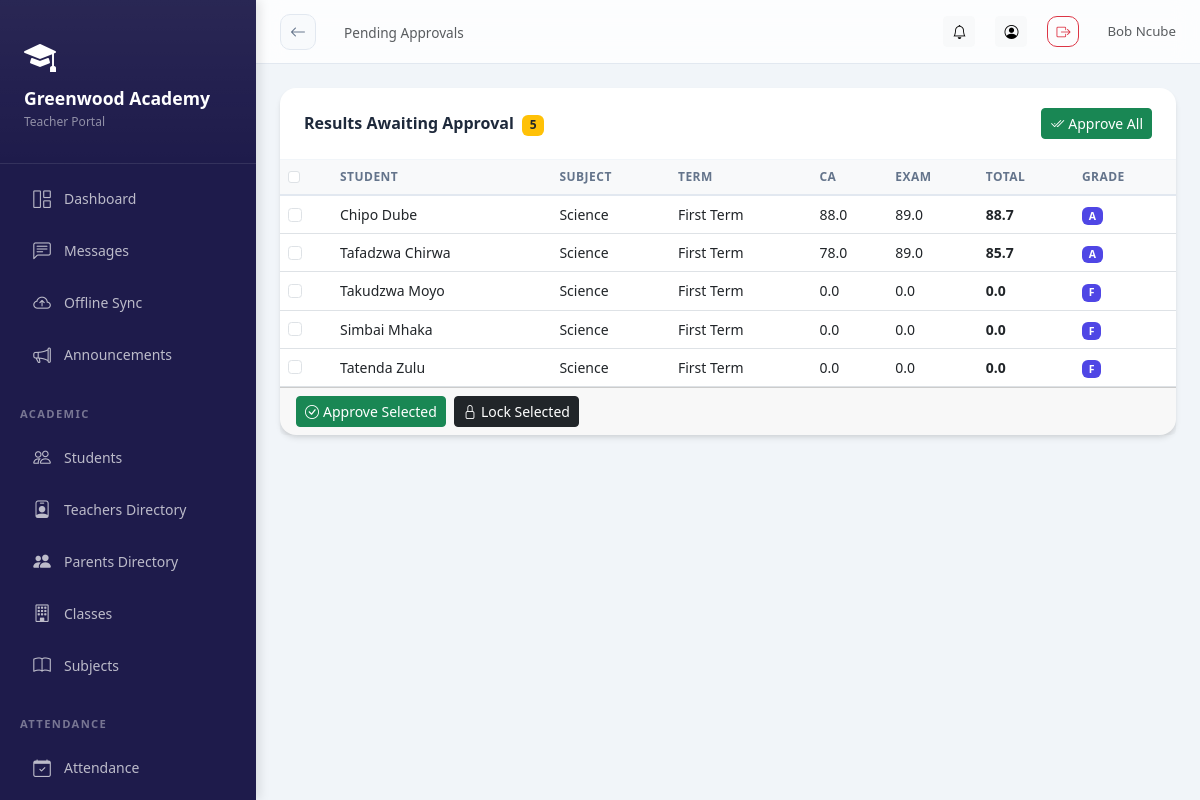
Screenshot of /results/pending-approvals/ (signed in) with the database file from the repository.
### schools/models.py (models this page shows, shortened)
class School(models.Model):
    STATUS_CHOICES = [
        ('pending', 'Pending Approval'),
        ('active', 'Active'),
        ('suspended', 'Suspended'),
        ('rejected', 'Rejected'),
    ]
    name = models.CharField(max_length=200)
    subdomain = models.CharField(max_length=50, unique=True, db_index=True)
    email = models.EmailField()
    phone = models.CharField(max_length=20, blank=True)
    address = models.TextField(blank=True)
    logo = models.ImageField(upload_to='school_logos/', blank=True, null=True)
    theme_color = models.CharField(max_length=7, default='#4F46E5', help_text='Hex color code')
    motto = models.CharField(max_length=200, blank=True)
    status = models.CharField(max_length=20, choices=STATUS_CHOICES, default='pending')
    is_demo = models.BooleanField(default=False)
    created_at = models.DateTimeField(auto_now_add=True)
    updated_at = models.DateTimeField(auto_now=True)
    is_deleted = models.BooleanField(default=False)
    parent_registration_enabled = models.BooleanField(default=True)
    registration_token = models.CharField(max_length=100, unique=True, blank=True, null=True)
    subscription_active = models.BooleanField(default=False)
    subscription_expires = models.DateTimeField(null=True, blank=True)
    class Meta:
        ordering = ['-created_at']

class SchoolUser(SyncBaseModel):
    ROLE_CHOICES = [
        ('headmaster', 'Headmaster'),
        ('admin', 'School Admin'),
        ('teacher', 'Teacher'),
        ('student', 'Student'),
        ('parent', 'Parent'),
    ]
    user = models.ForeignKey(User, on_delete=models.CASCADE, related_name='school_memberships')
    school = models.ForeignKey(School, on_delete=models.CASCADE, related_name='members', db_index=True)
    role = models.CharField(max_length=20, choices=ROLE_CHOICES, db_index=True)
    is_active = models.BooleanField(default=True, db_index=True)
    signature = models.ImageField(upload_to='signatures/', blank=True, null=True)
    class Meta:
        unique_together = ['user', 'school']

### results/models.py (models this page shows, shortened)
class StudentResult(SyncBaseModel):
    STATUS_CHOICES = [
        ('draft', 'Draft'),
        ('submitted', 'Submitted'),
        ('approved', 'Approved'),
        ('locked', 'Locked'),
    ]
    student = models.ForeignKey(Student, on_delete=models.CASCADE, related_name='results', db_index=True)
    subject = models.ForeignKey(Subject, on_delete=models.CASCADE, related_name='student_results', db_index=True)
    term = models.ForeignKey(Term, on_delete=models.CASCADE, related_name='student_results', db_index=True)
    class_section = models.ForeignKey(ClassSection, on_delete=models.CASCADE, related_name='results', db_index=True)
    continuous_assessment = models.FloatField(
        default=0,
        validators=[MinValueValidator(0), MaxValueValidator(100)],
        help_text="CA/Classwork score"
    )
    exam_score = models.FloatField(
        default=0,
        validators=[MinValueValidator(0), MaxValueValidator(100)],
        help_text="Exam score"
    )
    total_score = models.FloatField(default=0)
    grade = models.CharField(max_length=5, blank=True)
    position = models.IntegerField(null=True, blank=True)  # Position in class for this subject
    teacher_comment = models.TextField(blank=True)
    status = models.CharField(max_length=20, choices=STATUS_CHOICES, default='draft')
    entered_by = models.ForeignKey(
        'schools.SchoolUser',
        on_delete=models.SET_NULL,
        null=True,
        related_name='entered_results'
    )
    approved_by = models.ForeignKey(
        'schools.SchoolUser',
        on_delete=models.SET_NULL,
        null=True,
        blank=True,
        related_name='approved_results'
    )
    created_at = models.DateTimeField(auto_now_add=True)
    updated_at = models.DateTimeField(auto_now=True)
    class Meta:
        unique_together = ['student', 'subject', 'term']
        ordering = ['-total_score']

class Term(SyncBaseModel):
    TERM_CHOICES = [
        (1, 'First Term'),
        (2, 'Second Term'),
        (3, 'Third Term'),
    ]
    academic_year = models.ForeignKey(AcademicYear, on_delete=models.CASCADE, related_name='terms')
    term_number = models.IntegerField(choices=TERM_CHOICES)
    name = models.CharField(max_length=50)
    start_date = models.DateField()
    end_date = models.DateField()
    is_current = models.BooleanField(default=False)
    class Meta:
        ordering = ['academic_year', 'term_number']
        unique_together = ['academic_year', 'term_number']

### academics/models.py (models this page shows, shortened)
class Student(SyncBaseModel):
    GENDER_CHOICES = [
        ('M', 'Male'),
        ('F', 'Female'),
        ('O', 'Other'),
    ]
    user = models.OneToOneField(User, on_delete=models.CASCADE, related_name='student_profile')
    school = models.ForeignKey(School, on_delete=models.CASCADE, related_name='students', db_index=True)
    school_user = models.OneToOneField(SchoolUser, on_delete=models.CASCADE, related_name='student_details')
    admission_number = models.CharField(max_length=50, unique=True, db_index=True)
    date_of_birth = models.DateField()
    gender = models.CharField(max_length=1, choices=GENDER_CHOICES)
    address = models.TextField()
    phone = models.CharField(max_length=20, blank=True)
    photo = models.ImageField(upload_to='student_photos/', blank=True, null=True)
    current_class = models.ForeignKey(
        ClassSection,
        on_delete=models.SET_NULL,
        null=True,
        blank=True,
        related_name='students'
    )
    parent_name = models.CharField(max_length=200)
    parent_phone = models.CharField(max_length=20)
    parent_email = models.EmailField()
    date_joined = models.DateField(auto_now_add=True)
    is_active = models.BooleanField(default=True)
    objects = TenantManager()
    all_objects = models.Manager()
    class Meta:
        ordering = ['admission_number']

class Subject(SyncBaseModel):
    school = models.ForeignKey(School, on_delete=models.CASCADE, related_name='subjects')
    name = models.CharField(max_length=100)
    code = models.CharField(max_length=20, blank=True)
    description = models.TextField(blank=True)
    objects = TenantManager()
    all_objects = models.Manager()
    class Meta:
        ordering = ['name']

### results/views.py (the view, shortened to what this page needs)
# urls.py: path('pending-approvals/', views.PendingApprovalsView.as_view(), name='pending_approvals'),
@method_decorator(login_required, name='dispatch')
class PendingApprovalsView(ListView):
    model = StudentResult
    template_name = 'results/pending_approvals.html'
    context_object_name = 'pending_results'
    def get_queryset(self):
        return StudentResult.objects.filter(
            class_section__school=self.request.school,
            status='submitted'
        ).select_related('student__user', 'subject', 'term')

### schools/context_processors.py (called while the page is built)
def school_context(request):
    school = getattr(request, 'school', None)
    school_role = ''
    if school and request.user.is_authenticated:
        try:
            su = SchoolUser.objects.get(user=request.user, school=school, is_active=True)
            school_role = su.role
        except SchoolUser.DoesNotExist:
            pass
    return {
        'current_school': school,
        'school_role': school_role,
    }

### results/templates/results/pending_approvals.html (shortened to what this page needs)
{% extends 'base_dashboard.html' %}
{% block page_title %}Pending Approvals{% endblock %}
{% block content %}
{% if pending_results %}
<div class="card">
<div class="card-header d-flex justify-content-between align-items-center">
<span>Results Awaiting Approval <span class="badge bg-warning text-dark ms-1">{{ pending_results|length }}</span></span>
<form method="post" action="{% url 'results:approve_all' %}" class="d-inline">
<button type="submit" class="btn btn-success btn-sm" onclick="return confirm('Approve all pending results?')">
<i class="bi bi-check2-all me-1"></i>Approve All
</button>
</form>
</div>
<form method="post">{% csrf_token %}
<div class="table-responsive"><table class="table table-hover mb-0">
<thead class="table-light"><tr>
<th><input type="checkbox" id="selectAll" class="form-check-input"></th>
<th>Student</th><th>Subject</th><th>Term</th><th>CA</th><th>Exam</th><th>Total</th><th>Grade</th>
</tr></thead>
<tbody>
{% for result in pending_results %}
<tr>
<td><input type="checkbox" name="result_ids" value="{{ result.id }}" class="form-check-input result-cb"></td>
<td>{{ result.student.user.get_full_name }}</td>
<td>{{ result.subject.name }}</td>
<td>{{ result.term.name }}</td>
<td>{{ result.continuous_assessment|floatformat:1 }}</td>
<td>{{ result.exam_score|floatformat:1 }}</td>
<td class="fw-bold">{{ result.total_score|floatformat:1 }}</td>
<td><span class="badge bg-primary">{{ result.grade|default:'-' }}</span></td>
</tr>
{% endfor %}
</tbody>
</table></div>
<div class="card-footer d-flex gap-2">
<button type="submit" name="action" value="approve" class="btn btn-success btn-sm"><i class="bi bi-check-circle me-1"></i>Approve Selected</button>
<button type="submit" name="action" value="lock" class="btn btn-dark btn-sm"><i class="bi bi-lock me-1"></i>Lock Selected</button>
</div>
</form>
</div>
{% else %}
<div class="card"><div class="card-body text-center py-5 text-muted">
<i class="bi bi-check2-circle fs-1 d-block mb-2 text-success"></i>
<h5>All caught up!</h5>No results pending approval.
</div></div>
{% endif %}
{% endblock %}

### templates/base_dashboard.html (shortened to what this page needs)
<!DOCTYPE html>
<html lang="en">
<head>
<link rel="stylesheet" href="https://cdn.jsdelivr.net/npm/bootstrap@5.3.0/dist/css/bootstrap.min.css">
<link rel="stylesheet" href="https://cdn.jsdelivr.net/npm/bootstrap-icons@1.11.0/font/bootstrap-icons.css">
<link href="https://cdn.jsdelivr.net/npm/tom-select@2.2.2/dist/css/tom-select.bootstrap5.css" rel="stylesheet">
</head>
<body>
<div class="sidebar" id="sidebar">
  <div class="sidebar-brand">
    {% if current_school.logo %}
      <img src="{{ current_school.logo.url }}" alt="{{ current_school.name }}" class="rounded">
  {% else %}
    <i class="bi bi-mortarboard-fill text-white mb-2 d-block" style="font-size: 2rem;"></i>
  {% endif %}
  <h5>{{ current_school.name|default:"AcademiaLink" }}</h5>
  <small>{{ school_role|title }} Portal</small>
  </div>
  <nav class="py-2">
    <a href="{% url 'analytics:dashboard' %}" class="nav-link {% if request.path == '/analytics/dashboard/' %}active{% endif %}">
      <i class="bi bi-grid-1x2"></i> Dashboard
    </a>
    <a href="{% url 'messaging:list' %}" class="nav-link {% if 'messages' in request.path %}active{% endif %}">
      <i class="bi bi-chat-left-text"></i> Messages
    </a>
    <a href="{% url 'offline_sync' %}" class="nav-link {% if request.resolver_match.url_name == 'offline_sync' %}active{% endif %}">
      <i class="bi bi-cloud-arrow-up"></i>
      <span>Offline Sync</span>
    </a>
    <a href="{% url 'notifications:announcements' %}" class="nav-link {% if 'announcements' in request.path %}active{% endif %}">
      <i class="bi bi-megaphone"></i> Announcements
    </a>
    {% if school_role in 'headmaster,teacher' %}
    <div class="nav-section">Academic</div>
    <a href="{% url 'academics:student_list' %}" class="nav-link {% if 'students' in request.path %}active{% endif %}">
      <i class="bi bi-people"></i> Students
    </a>
    {% if school_role in 'headmaster,teacher,admin' %}
    <a href="{% url 'academics:teacher_list' %}" class="nav-link {% if 'teachers' in request.path %}active{% endif %}">
      <i class="bi bi-person-badge"></i> Teachers Directory
    </a>
    <a href="{% url 'academics:parent_list' %}" class="nav-link {% if 'parents' in request.path %}active{% endif %}">
      <i class="bi bi-people-fill"></i> Parents Directory
    </a>
    {% endif %}
    <a href="{% url 'academics:class_section_list' %}" class="nav-link {% if 'sections' in request.path %}active{% endif %}">
      <i class="bi bi-building"></i> Classes
    </a>
    <a href="{% url 'academics:subject_list' %}" class="nav-link {% if 'subjects' in request.path %}active{% endif %}">
      <i class="bi bi-book"></i> Subjects
    </a>
    <div class="nav-section">Attendance</div>
    <a href="{% url 'attendance:home' %}" class="nav-link {% if 'attendance' in request.path %}active{% endif %}">
      <i class="bi bi-calendar-check"></i> Attendance
    </a>
    <div class="nav-section">Results</div>
    {% endif %}
  </nav>
</div>
<div class="main-content">
  <div class="topbar">
    <div class="topbar-left">
      <a href="javascript:history.back()" class="btn-back d-none d-md-flex" id="global-back-btn" title="Go Back">
        <i class="bi bi-arrow-left"></i>
      </a>
      <nav aria-label="breadcrumb" class="d-none d-md-block">
        <span class="text-muted" style="font-size:.85rem;">{% block page_title %}{% endblock %}</span>
      </nav>
    </div>
    <div class="topbar-right">
        <a href="{% url 'notifications:list' %}" class="btn btn-sm btn-light position-relative" title="Notifications">
        <i class="bi bi-bell"></i>
      </a>
      <a href="{% url 'accounts:profile' %}" class="btn btn-sm btn-light" title="Profile">
        <i class="bi bi-person-circle"></i>
      </a>
      <a href="{% url 'accounts:logout' %}" class="btn btn-sm btn-outline-danger" title="Logout">
        <i class="bi bi-box-arrow-right"></i>
      </a>
      <span class="text-muted d-none d-md-inline-block ms-2" style="font-size:.83rem;">
        {{ user.get_full_name|default:user.username }}
      </span>
    </div>
  </div>
  <div class="page-content">
    {% block content %}{% endblock %}
  </div>
</div>
</body>
</html>

### rows the page displays
School: name "Greenwood Academy"
SchoolUser: role "Teacher"
StudentResult: student.user.get_full_name "Chipo Dube", subject.name "Science", term.name "First Term", continuous_assessment "88.0", exam_score "89.0", total_score "88.7", grade "A"
StudentResult: student.user.get_full_name "Tafadzwa Chirwa", subject.name "Science", term.name "First Term", continuous_assessment "78.0", exam_score "89.0", total_score "85.7", grade "A"
StudentResult: student.user.get_full_name "Takudzwa Moyo", subject.name "Science", term.name "First Term", continuous_assessment "0.0", exam_score "0.0", total_score "0.0", grade "F"
StudentResult: student.user.get_full_name "Simbai Mhaka", subject.name "Science", term.name "First Term", continuous_assessment "0.0", exam_score "0.0", total_score "0.0", grade "F"
StudentResult: student.user.get_full_name "Tatenda Zulu", subject.name "Science", term.name "First Term", continuous_assessment "0.0", exam_score "0.0", total_score "0.0", grade "F"

### other values shown
{{ user.get_full_name|default:user.username }} "Bob Ncube"
{{ pending_results|length }} "5"
